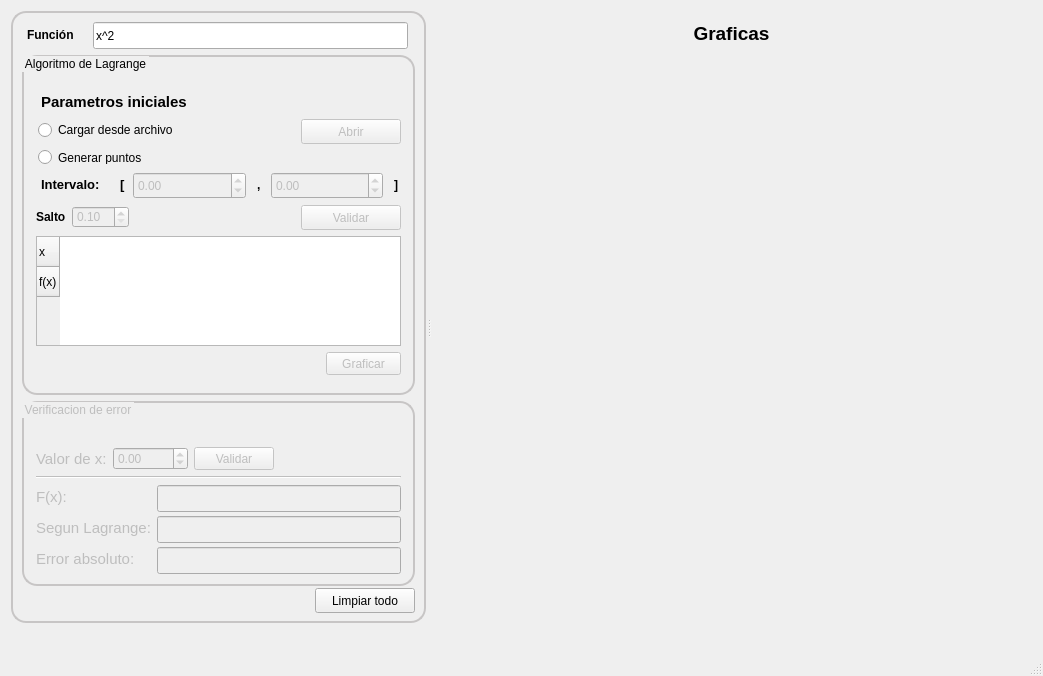
<?xml version="1.0" encoding="UTF-8"?>
<ui version="4.0">
 <class>Interfaz</class>
 <widget class="QMainWindow" name="Interfaz">
  <property name="geometry">
   <rect>
    <x>0</x>
    <y>0</y>
    <width>1037</width>
    <height>671</height>
   </rect>
  </property>
  <property name="windowTitle">
   <string>Interfaz</string>
  </property>
  <property name="styleSheet">
   <string notr="true"/>
  </property>
  <widget class="QWidget" name="centralWidget">
   <layout class="QHBoxLayout" name="horizontalLayout_8">
    <item>
     <widget class="QSplitter" name="splitter">
      <property name="orientation">
       <enum>Qt::Horizontal</enum>
      </property>
      <property name="opaqueResize">
       <bool>true</bool>
      </property>
      <property name="handleWidth">
       <number>5</number>
      </property>
      <widget class="QWidget" name="wg_izq" native="true">
       <property name="enabled">
        <bool>true</bool>
       </property>
       <property name="minimumSize">
        <size>
         <width>415</width>
         <height>610</height>
        </size>
       </property>
       <property name="maximumSize">
        <size>
         <width>433</width>
         <height>612</height>
        </size>
       </property>
       <property name="styleSheet">
        <string notr="true">QWidget#wg_izq{
    border: 2px solid green;
border-radius: 15px;
border-color: rgb(199, 197, 197);
}</string>
       </property>
       <layout class="QVBoxLayout" name="verticalLayout_5">
        <item>
         <layout class="QVBoxLayout" name="verticalLayout">
          <item>
           <layout class="QHBoxLayout" name="horizontalLayout_3">
            <item>
             <widget class="QLabel" name="lb_funcion">
              <property name="minimumSize">
               <size>
                <width>55</width>
                <height>21</height>
               </size>
              </property>
              <property name="maximumSize">
               <size>
                <width>55</width>
                <height>21</height>
               </size>
              </property>
              <property name="text">
               <string>&lt;html&gt;&lt;head/&gt;&lt;body&gt;&lt;p&gt;&lt;span style=&quot; font-weight:600;&quot;&gt;Función&lt;/span&gt;&lt;/p&gt;&lt;/body&gt;&lt;/html&gt;</string>
              </property>
             </widget>
            </item>
            <item>
             <widget class="QLineEdit" name="tb_funcion">
              <property name="minimumSize">
               <size>
                <width>237</width>
                <height>27</height>
               </size>
              </property>
              <property name="maximumSize">
               <size>
                <width>315</width>
                <height>27</height>
               </size>
              </property>
              <property name="text">
               <string>x^2</string>
              </property>
              <property name="dragEnabled">
               <bool>false</bool>
              </property>
              <property name="readOnly">
               <bool>false</bool>
              </property>
             </widget>
            </item>
           </layout>
          </item>
          <item>
           <widget class="QGroupBox" name="gb_algoritmoLagrange">
            <property name="minimumSize">
             <size>
              <width>315</width>
              <height>340</height>
             </size>
            </property>
            <property name="maximumSize">
             <size>
              <width>415</width>
              <height>350</height>
             </size>
            </property>
            <property name="styleSheet">
             <string notr="true">QGroupBox#gb_algoritmoLagrange
{
    border: 2px solid green;
border-radius: 15px;
border-color: rgb(199, 197, 197);
}</string>
            </property>
            <property name="title">
             <string>Algoritmo de Lagrange</string>
            </property>
            <layout class="QVBoxLayout" name="verticalLayout_3">
             <item>
              <spacer name="horizontalSpacer_4">
               <property name="orientation">
                <enum>Qt::Horizontal</enum>
               </property>
               <property name="sizeHint" stdset="0">
                <size>
                 <width>388</width>
                 <height>5</height>
                </size>
               </property>
              </spacer>
             </item>
             <item>
              <widget class="QLabel" name="lb_tituloParametros">
               <property name="maximumSize">
                <size>
                 <width>157</width>
                 <height>21</height>
                </size>
               </property>
               <property name="styleSheet">
                <string notr="true">border: none;
border-radius: 20px;
padding: 2px;
border-color: rgb(0, 0, 0);</string>
               </property>
               <property name="text">
                <string>&lt;html&gt;&lt;head/&gt;&lt;body&gt;&lt;p&gt;&lt;span style=&quot; font-size:11pt; font-weight:600;&quot;&gt;Parametros iniciales&lt;/span&gt;&lt;/p&gt;&lt;/body&gt;&lt;/html&gt;</string>
               </property>
              </widget>
             </item>
             <item>
              <layout class="QHBoxLayout" name="horizontalLayout_6">
               <item>
                <widget class="QRadioButton" name="rB_cargarArchivo">
                 <property name="minimumSize">
                  <size>
                   <width>173</width>
                   <height>24</height>
                  </size>
                 </property>
                 <property name="maximumSize">
                  <size>
                   <width>173</width>
                   <height>24</height>
                  </size>
                 </property>
                 <property name="toolTip">
                  <string>&lt;html&gt;&lt;head/&gt;&lt;body&gt;&lt;p&gt;&lt;br/&gt;&lt;/p&gt;&lt;/body&gt;&lt;/html&gt;</string>
                 </property>
                 <property name="styleSheet">
                  <string notr="true">border: none;
border-radius: 20px;
padding: 2px;
border-color: rgb(0, 0, 0);</string>
                 </property>
                 <property name="text">
                  <string>Cargar desde archivo</string>
                 </property>
                 <property name="checked">
                  <bool>false</bool>
                 </property>
                </widget>
               </item>
               <item>
                <spacer name="horizontalSpacer">
                 <property name="orientation">
                  <enum>Qt::Horizontal</enum>
                 </property>
                 <property name="sizeHint" stdset="0">
                  <size>
                   <width>218</width>
                   <height>20</height>
                  </size>
                 </property>
                </spacer>
               </item>
               <item>
                <widget class="QPushButton" name="bt_abrirArchivo">
                 <property name="enabled">
                  <bool>false</bool>
                 </property>
                 <property name="minimumSize">
                  <size>
                   <width>100</width>
                   <height>25</height>
                  </size>
                 </property>
                 <property name="maximumSize">
                  <size>
                   <width>100</width>
                   <height>23</height>
                  </size>
                 </property>
                 <property name="cursor">
                  <cursorShape>PointingHandCursor</cursorShape>
                 </property>
                 <property name="mouseTracking">
                  <bool>false</bool>
                 </property>
                 <property name="styleSheet">
                  <string notr="true"/>
                 </property>
                 <property name="text">
                  <string>Abrir</string>
                 </property>
                 <property name="icon">
                  <iconset resource="imagenes.qrc">
                   <normaloff>:/AproximacionFunciones/IconosInterfaz/abrir.png</normaloff>
                   <normalon>:/AproximacionFunciones/IconosInterfaz/abrir_deshabilitado.png</normalon>
                   <activeoff>:/AproximacionFunciones/IconosInterfaz/abrir.png</activeoff>
                   <activeon>:/AproximacionFunciones/IconosInterfaz/abrir_deshabilitado.png</activeon>
                   <selectedoff>:/AproximacionFunciones/IconosInterfaz/abrir.png</selectedoff>
                   <selectedon>:/AproximacionFunciones/IconosInterfaz/abrir_deshabilitado.png</selectedon>:/AproximacionFunciones/IconosInterfaz/abrir.png</iconset>
                 </property>
                 <property name="iconSize">
                  <size>
                   <width>22</width>
                   <height>22</height>
                  </size>
                 </property>
                 <property name="flat">
                  <bool>false</bool>
                 </property>
                </widget>
               </item>
              </layout>
             </item>
             <item>
              <widget class="QRadioButton" name="rB_generarPuntos">
               <property name="maximumSize">
                <size>
                 <width>136</width>
                 <height>17</height>
                </size>
               </property>
               <property name="styleSheet">
                <string notr="true">border: none;
border-radius: 20px;
padding: 2px;
border-color: rgb(0, 0, 0);</string>
               </property>
               <property name="text">
                <string>Generar puntos</string>
               </property>
               <property name="checked">
                <bool>false</bool>
               </property>
              </widget>
             </item>
             <item>
              <layout class="QHBoxLayout" name="horizontalLayout_5">
               <item>
                <widget class="QLabel" name="lb_intervalo">
                 <property name="minimumSize">
                  <size>
                   <width>73</width>
                   <height>0</height>
                  </size>
                 </property>
                 <property name="maximumSize">
                  <size>
                   <width>73</width>
                   <height>20</height>
                  </size>
                 </property>
                 <property name="styleSheet">
                  <string notr="true">border: none;
border-radius: 20px;
padding: 2px;
border-color: rgb(0, 0, 0);</string>
                 </property>
                 <property name="text">
                  <string>&lt;html&gt;&lt;head/&gt;&lt;body&gt;&lt;p&gt;&lt;span style=&quot; font-size:10pt; font-weight:600;&quot;&gt;Intervalo:&lt;/span&gt;&lt;/p&gt;&lt;/body&gt;&lt;/html&gt;</string>
                 </property>
                </widget>
               </item>
               <item>
                <widget class="QLabel" name="lb_corchete1">
                 <property name="minimumSize">
                  <size>
                   <width>12</width>
                   <height>20</height>
                  </size>
                 </property>
                 <property name="maximumSize">
                  <size>
                   <width>12</width>
                   <height>20</height>
                  </size>
                 </property>
                 <property name="styleSheet">
                  <string notr="true">border: none;
border-radius: 20px;
padding: 2px;
border-color: rgb(0, 0, 0);</string>
                 </property>
                 <property name="text">
                  <string>&lt;html&gt;&lt;head/&gt;&lt;body&gt;&lt;p&gt;&lt;span style=&quot; font-size:10pt; font-weight:600;&quot;&gt;[&lt;/span&gt;&lt;/p&gt;&lt;/body&gt;&lt;/html&gt;</string>
                 </property>
                </widget>
               </item>
               <item>
                <widget class="QDoubleSpinBox" name="sb_intervalo1">
                 <property name="enabled">
                  <bool>false</bool>
                 </property>
                 <property name="minimumSize">
                  <size>
                   <width>83</width>
                   <height>27</height>
                  </size>
                 </property>
                 <property name="maximumSize">
                  <size>
                   <width>121</width>
                   <height>27</height>
                  </size>
                 </property>
                 <property name="minimum">
                  <double>-1000.000000000000000</double>
                 </property>
                 <property name="maximum">
                  <double>1000.990000000000009</double>
                 </property>
                </widget>
               </item>
               <item>
                <widget class="QLabel" name="lb_simboloComa">
                 <property name="minimumSize">
                  <size>
                   <width>13</width>
                   <height>20</height>
                  </size>
                 </property>
                 <property name="maximumSize">
                  <size>
                   <width>13</width>
                   <height>22</height>
                  </size>
                 </property>
                 <property name="styleSheet">
                  <string notr="true">border: none;
border-radius: 20px;
padding: 2px;
border-color: rgb(0, 0, 0);</string>
                 </property>
                 <property name="text">
                  <string>&lt;html&gt;&lt;head/&gt;&lt;body&gt;&lt;p&gt;&lt;span style=&quot; font-weight:600;&quot;&gt;,&lt;/span&gt;&lt;/p&gt;&lt;/body&gt;&lt;/html&gt;</string>
                 </property>
                </widget>
               </item>
               <item>
                <widget class="QDoubleSpinBox" name="sb_intervalo2">
                 <property name="enabled">
                  <bool>false</bool>
                 </property>
                 <property name="minimumSize">
                  <size>
                   <width>83</width>
                   <height>27</height>
                  </size>
                 </property>
                 <property name="maximumSize">
                  <size>
                   <width>121</width>
                   <height>27</height>
                  </size>
                 </property>
                 <property name="minimum">
                  <double>-1000.000000000000000</double>
                 </property>
                 <property name="maximum">
                  <double>1000.990000000000009</double>
                 </property>
                </widget>
               </item>
               <item>
                <widget class="QLabel" name="lb_corchete2">
                 <property name="minimumSize">
                  <size>
                   <width>12</width>
                   <height>21</height>
                  </size>
                 </property>
                 <property name="maximumSize">
                  <size>
                   <width>12</width>
                   <height>21</height>
                  </size>
                 </property>
                 <property name="styleSheet">
                  <string notr="true">border: none;
border-radius: 20px;
padding: 2px;
border-color: rgb(0, 0, 0);</string>
                 </property>
                 <property name="text">
                  <string>&lt;html&gt;&lt;head/&gt;&lt;body&gt;&lt;p&gt;&lt;span style=&quot; font-weight:600;&quot;&gt;]&lt;/span&gt;&lt;/p&gt;&lt;/body&gt;&lt;/html&gt;</string>
                 </property>
                </widget>
               </item>
              </layout>
             </item>
             <item>
              <layout class="QHBoxLayout" name="horizontalLayout_9">
               <item>
                <layout class="QHBoxLayout" name="horizontalLayout_4">
                 <item>
                  <widget class="QLabel" name="label">
                   <property name="maximumSize">
                    <size>
                     <width>54</width>
                     <height>27</height>
                    </size>
                   </property>
                   <property name="text">
                    <string>&lt;html&gt;&lt;head/&gt;&lt;body&gt;&lt;p&gt;&lt;span style=&quot; font-weight:600;&quot;&gt;Salto&lt;/span&gt;&lt;/p&gt;&lt;/body&gt;&lt;/html&gt;</string>
                   </property>
                  </widget>
                 </item>
                 <item>
                  <widget class="QDoubleSpinBox" name="sb_salto">
                   <property name="enabled">
                    <bool>false</bool>
                   </property>
                   <property name="minimum">
                    <double>0.100000000000000</double>
                   </property>
                   <property name="singleStep">
                    <double>0.100000000000000</double>
                   </property>
                   <property name="value">
                    <double>0.100000000000000</double>
                   </property>
                  </widget>
                 </item>
                </layout>
               </item>
               <item>
                <spacer name="horizontalSpacer_2">
                 <property name="orientation">
                  <enum>Qt::Horizontal</enum>
                 </property>
                 <property name="sizeHint" stdset="0">
                  <size>
                   <width>40</width>
                   <height>20</height>
                  </size>
                 </property>
                </spacer>
               </item>
               <item>
                <widget class="QPushButton" name="bt_validarParametros">
                 <property name="enabled">
                  <bool>false</bool>
                 </property>
                 <property name="minimumSize">
                  <size>
                   <width>100</width>
                   <height>25</height>
                  </size>
                 </property>
                 <property name="maximumSize">
                  <size>
                   <width>100</width>
                   <height>25</height>
                  </size>
                 </property>
                 <property name="cursor">
                  <cursorShape>PointingHandCursor</cursorShape>
                 </property>
                 <property name="text">
                  <string>Validar</string>
                 </property>
                 <property name="icon">
                  <iconset resource="imagenes.qrc">
                   <normaloff>:/AproximacionFunciones/IconosInterfaz/validar.png</normaloff>
                   <normalon>:/AproximacionFunciones/IconosInterfaz/validar_deshabilitado.png</normalon>:/AproximacionFunciones/IconosInterfaz/validar.png</iconset>
                 </property>
                 <property name="iconSize">
                  <size>
                   <width>22</width>
                   <height>22</height>
                  </size>
                 </property>
                 <property name="flat">
                  <bool>false</bool>
                 </property>
                </widget>
               </item>
              </layout>
             </item>
             <item>
              <widget class="QTableWidget" name="tabla_puntos">
               <property name="minimumSize">
                <size>
                 <width>60</width>
                 <height>100</height>
                </size>
               </property>
               <property name="maximumSize">
                <size>
                 <width>389</width>
                 <height>110</height>
                </size>
               </property>
               <property name="autoScrollMargin">
                <number>5</number>
               </property>
               <property name="editTriggers">
                <set>QAbstractItemView::NoEditTriggers</set>
               </property>
               <property name="alternatingRowColors">
                <bool>true</bool>
               </property>
               <row>
                <property name="text">
                 <string>x</string>
                </property>
               </row>
               <row>
                <property name="text">
                 <string>f(x)</string>
                </property>
               </row>
              </widget>
             </item>
             <item alignment="Qt::AlignRight">
              <widget class="QPushButton" name="bt_graficar">
               <property name="enabled">
                <bool>false</bool>
               </property>
               <property name="minimumSize">
                <size>
                 <width>32</width>
                 <height>23</height>
                </size>
               </property>
               <property name="maximumSize">
                <size>
                 <width>75</width>
                 <height>23</height>
                </size>
               </property>
               <property name="cursor">
                <cursorShape>PointingHandCursor</cursorShape>
               </property>
               <property name="toolTip">
                <string>&lt;html&gt;&lt;head/&gt;&lt;body&gt;&lt;p&gt;&lt;br/&gt;&lt;/p&gt;&lt;/body&gt;&lt;/html&gt;</string>
               </property>
               <property name="styleSheet">
                <string notr="true"/>
               </property>
               <property name="text">
                <string>Graficar</string>
               </property>
               <property name="checkable">
                <bool>false</bool>
               </property>
              </widget>
             </item>
            </layout>
           </widget>
          </item>
         </layout>
        </item>
        <item>
         <widget class="QGroupBox" name="gb_verificacionError">
          <property name="enabled">
           <bool>false</bool>
          </property>
          <property name="minimumSize">
           <size>
            <width>315</width>
            <height>185</height>
           </size>
          </property>
          <property name="maximumSize">
           <size>
            <width>415</width>
            <height>175</height>
           </size>
          </property>
          <property name="styleSheet">
           <string notr="true">QGroupBox#gb_verificacionError
{
  border: 2px solid green;
border-radius: 15px;
border-color: rgb(199, 197, 197);
}</string>
          </property>
          <property name="title">
           <string>Verificacion de error</string>
          </property>
          <layout class="QVBoxLayout" name="verticalLayout_4">
           <item>
            <spacer name="verticalSpacer_2">
             <property name="orientation">
              <enum>Qt::Horizontal</enum>
             </property>
             <property name="sizeType">
              <enum>QSizePolicy::Maximum</enum>
             </property>
             <property name="sizeHint" stdset="0">
              <size>
               <width>5</width>
               <height>15</height>
              </size>
             </property>
            </spacer>
           </item>
           <item>
            <layout class="QHBoxLayout" name="horizontalLayout_2">
             <item>
              <widget class="QLabel" name="lb_valordeX">
               <property name="maximumSize">
                <size>
                 <width>72</width>
                 <height>17</height>
                </size>
               </property>
               <property name="styleSheet">
                <string notr="true">border: none;
</string>
               </property>
               <property name="text">
                <string>&lt;html&gt;&lt;head/&gt;&lt;body&gt;&lt;p&gt;&lt;span style=&quot; font-size:11pt;&quot;&gt;Valor de x:&lt;/span&gt;&lt;/p&gt;&lt;/body&gt;&lt;/html&gt;</string>
               </property>
              </widget>
             </item>
             <item>
              <widget class="QDoubleSpinBox" name="sb_valorX">
               <property name="enabled">
                <bool>false</bool>
               </property>
               <property name="maximumSize">
                <size>
                 <width>121</width>
                 <height>25</height>
                </size>
               </property>
               <property name="minimum">
                <double>-1000.000000000000000</double>
               </property>
               <property name="maximum">
                <double>1001.990000000000009</double>
               </property>
               <property name="singleStep">
                <double>0.100000000000000</double>
               </property>
              </widget>
             </item>
             <item>
              <widget class="QPushButton" name="bt_validarX">
               <property name="enabled">
                <bool>false</bool>
               </property>
               <property name="minimumSize">
                <size>
                 <width>32</width>
                 <height>23</height>
                </size>
               </property>
               <property name="maximumSize">
                <size>
                 <width>100</width>
                 <height>25</height>
                </size>
               </property>
               <property name="cursor">
                <cursorShape>PointingHandCursor</cursorShape>
               </property>
               <property name="text">
                <string>Validar</string>
               </property>
               <property name="icon">
                <iconset resource="imagenes.qrc">
                 <normaloff>:/AproximacionFunciones/IconosInterfaz/validar.png</normaloff>
                 <normalon>:/AproximacionFunciones/IconosInterfaz/validar_deshabilitado.png</normalon>:/AproximacionFunciones/IconosInterfaz/validar.png</iconset>
               </property>
               <property name="iconSize">
                <size>
                 <width>22</width>
                 <height>22</height>
                </size>
               </property>
               <property name="flat">
                <bool>false</bool>
               </property>
              </widget>
             </item>
             <item>
              <spacer name="horizontalSpacer_3">
               <property name="orientation">
                <enum>Qt::Horizontal</enum>
               </property>
               <property name="sizeHint" stdset="0">
                <size>
                 <width>40</width>
                 <height>20</height>
                </size>
               </property>
              </spacer>
             </item>
            </layout>
           </item>
           <item>
            <widget class="Line" name="line">
             <property name="orientation">
              <enum>Qt::Horizontal</enum>
             </property>
            </widget>
           </item>
           <item>
            <layout class="QHBoxLayout" name="horizontalLayout">
             <item>
              <layout class="QVBoxLayout" name="verticalLayout_2">
               <item>
                <widget class="QLabel" name="lb_funcionEvaluada">
                 <property name="styleSheet">
                  <string notr="true">border: none;
</string>
                 </property>
                 <property name="text">
                  <string>&lt;html&gt;&lt;head/&gt;&lt;body&gt;&lt;p&gt;&lt;span style=&quot; font-size:11pt;&quot;&gt;F(x):&lt;/span&gt;&lt;/p&gt;&lt;/body&gt;&lt;/html&gt;</string>
                 </property>
                </widget>
               </item>
               <item>
                <widget class="QLabel" name="lb_segunLagrange">
                 <property name="styleSheet">
                  <string notr="true">border: none;
</string>
                 </property>
                 <property name="text">
                  <string>&lt;html&gt;&lt;head/&gt;&lt;body&gt;&lt;p&gt;&lt;span style=&quot; font-size:11pt;&quot;&gt;Segun Lagrange:&lt;/span&gt;&lt;/p&gt;&lt;/body&gt;&lt;/html&gt;</string>
                 </property>
                </widget>
               </item>
               <item>
                <widget class="QLabel" name="lb_errorAbsoluto">
                 <property name="styleSheet">
                  <string notr="true">border: none;
</string>
                 </property>
                 <property name="text">
                  <string>&lt;html&gt;&lt;head/&gt;&lt;body&gt;&lt;p&gt;&lt;span style=&quot; font-size:11pt;&quot;&gt;Error absoluto:&lt;/span&gt;&lt;/p&gt;&lt;/body&gt;&lt;/html&gt;</string>
                 </property>
                </widget>
               </item>
              </layout>
             </item>
             <item>
              <layout class="QVBoxLayout" name="verticalLayout_10">
               <item>
                <widget class="QLineEdit" name="tb_funcionEvaluada">
                 <property name="minimumSize">
                  <size>
                   <width>0</width>
                   <height>27</height>
                  </size>
                 </property>
                 <property name="maximumSize">
                  <size>
                   <width>16777215</width>
                   <height>27</height>
                  </size>
                 </property>
                 <property name="styleSheet">
                  <string notr="true"/>
                 </property>
                 <property name="inputMask">
                  <string/>
                 </property>
                 <property name="text">
                  <string/>
                 </property>
                 <property name="dragEnabled">
                  <bool>false</bool>
                 </property>
                 <property name="readOnly">
                  <bool>true</bool>
                 </property>
                </widget>
               </item>
               <item>
                <widget class="QLineEdit" name="tb_segunLagrange">
                 <property name="minimumSize">
                  <size>
                   <width>0</width>
                   <height>27</height>
                  </size>
                 </property>
                 <property name="maximumSize">
                  <size>
                   <width>16777215</width>
                   <height>27</height>
                  </size>
                 </property>
                 <property name="styleSheet">
                  <string notr="true"/>
                 </property>
                 <property name="text">
                  <string/>
                 </property>
                 <property name="dragEnabled">
                  <bool>false</bool>
                 </property>
                 <property name="readOnly">
                  <bool>true</bool>
                 </property>
                </widget>
               </item>
               <item>
                <widget class="QLineEdit" name="tb_errorAbsoluto">
                 <property name="minimumSize">
                  <size>
                   <width>0</width>
                   <height>27</height>
                  </size>
                 </property>
                 <property name="maximumSize">
                  <size>
                   <width>16777215</width>
                   <height>27</height>
                  </size>
                 </property>
                 <property name="styleSheet">
                  <string notr="true"/>
                 </property>
                 <property name="text">
                  <string/>
                 </property>
                 <property name="dragEnabled">
                  <bool>false</bool>
                 </property>
                 <property name="readOnly">
                  <bool>true</bool>
                 </property>
                </widget>
               </item>
              </layout>
             </item>
            </layout>
           </item>
          </layout>
         </widget>
        </item>
        <item alignment="Qt::AlignRight">
         <widget class="QPushButton" name="bt_limpiarTodo">
          <property name="minimumSize">
           <size>
            <width>100</width>
            <height>25</height>
           </size>
          </property>
          <property name="maximumSize">
           <size>
            <width>100</width>
            <height>23</height>
           </size>
          </property>
          <property name="cursor">
           <cursorShape>PointingHandCursor</cursorShape>
          </property>
          <property name="text">
           <string>Limpiar todo</string>
          </property>
         </widget>
        </item>
        <item>
         <spacer name="verticalSpacer">
          <property name="orientation">
           <enum>Qt::Vertical</enum>
          </property>
          <property name="sizeHint" stdset="0">
           <size>
            <width>20</width>
            <height>13</height>
           </size>
          </property>
         </spacer>
        </item>
       </layout>
      </widget>
      <widget class="QWidget" name="layoutWidget">
       <layout class="QVBoxLayout" name="verticalLayout_16">
        <item>
         <widget class="QLabel" name="lb_tituloGraficas">
          <property name="maximumSize">
           <size>
            <width>16777215</width>
            <height>23</height>
           </size>
          </property>
          <property name="styleSheet">
           <string notr="true">QLabel#lb_tituloGraficas1{


    border: 2px solid green;
border-radius: 15px;
border-color: rgb(199, 197, 197);
}</string>
          </property>
          <property name="text">
           <string>&lt;html&gt;&lt;head/&gt;&lt;body&gt;&lt;p align=&quot;center&quot;&gt;&lt;span style=&quot; font-size:14pt; font-weight:600;&quot;&gt;Graficas&lt;/span&gt;&lt;/p&gt;&lt;/body&gt;&lt;/html&gt;</string>
          </property>
         </widget>
        </item>
        <item>
         <widget class="QCustomPlot" name="wg_grafica" native="true">
          <property name="minimumSize">
           <size>
            <width>579</width>
            <height>581</height>
           </size>
          </property>
          <property name="styleSheet">
           <string notr="true"/>
          </property>
         </widget>
        </item>
       </layout>
       <zorder>wg_grafica</zorder>
       <zorder>lb_tituloGraficas</zorder>
      </widget>
     </widget>
    </item>
   </layout>
  </widget>
  <widget class="QStatusBar" name="statusBar"/>
 </widget>
 <layoutdefault spacing="6" margin="11"/>
 <customwidgets>
  <customwidget>
   <class>QCustomPlot</class>
   <extends>QWidget</extends>
   <header>qcustomplot.h</header>
   <container>1</container>
  </customwidget>
 </customwidgets>
 <resources>
  <include location="imagenes.qrc"/>
 </resources>
 <connections/>
</ui>
